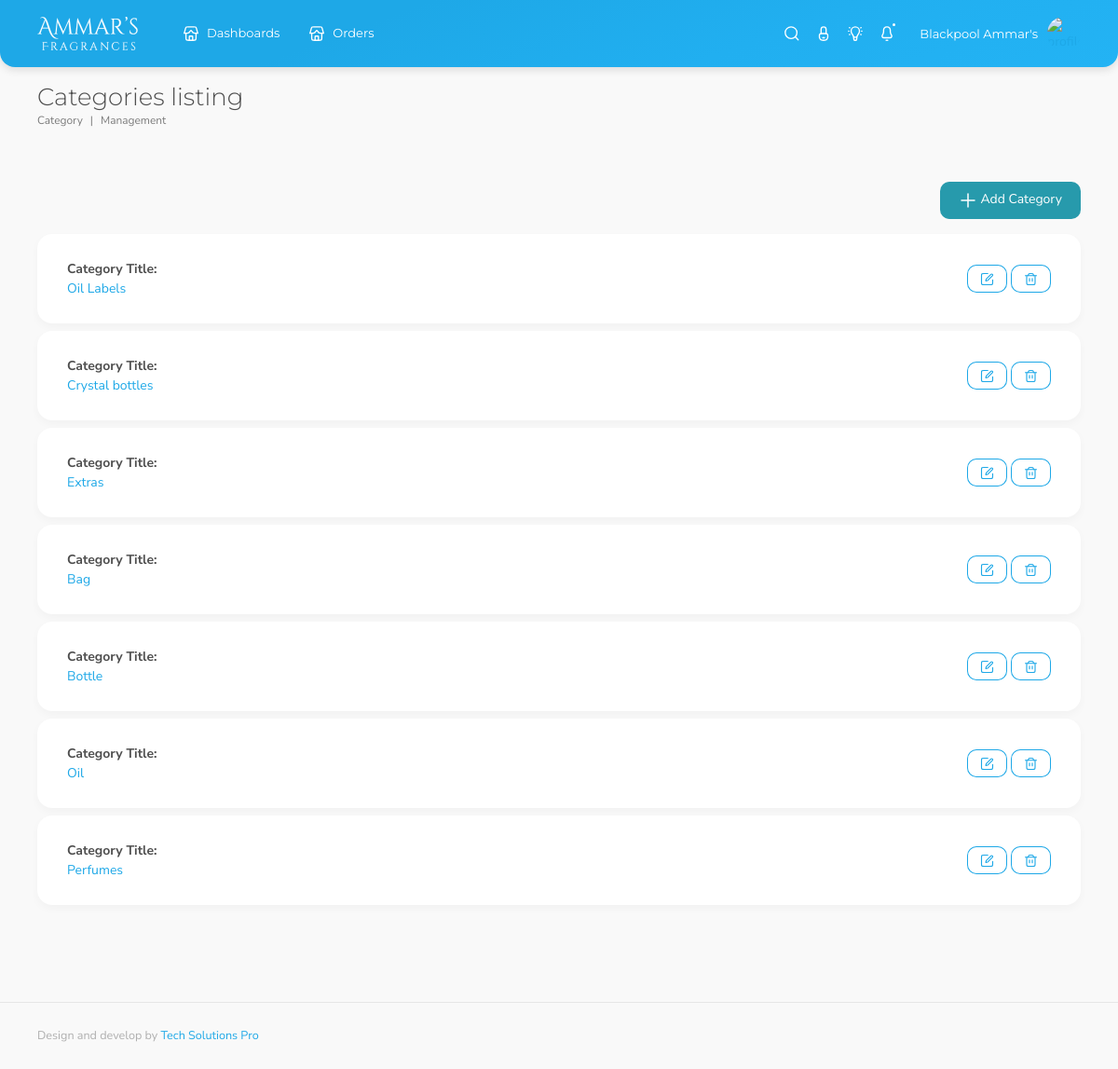
/category.php (signed in), run on the app's committed database.
### tables this page shows
CREATE TABLE `categories` (
  `id` int(11) NOT NULL,
  `name` varchar(255) NOT NULL,
  `status` varchar(100) NOT NULL DEFAULT 'Active',
  `created_at` timestamp NOT NULL DEFAULT current_timestamp()
);

### functions.php (called while the page is built, shortened)
<?php
    function getAllCategoris() {
        global $db;
        $query = "SELECT * FROM categories WHERE status = 'Active' ORDER By id DESC";
        $result = mysqli_query($db, $query);
        $categories = array();
        if ($result) {
            while ($row = mysqli_fetch_assoc($result)) {
                $categories[] = $row;
            }
        }
        return $categories;
    }
?>

### category.php (the view, shortened to what this page needs)
<?php
include('header.php');
$AllCategories = getAllCategoris();
?>
<main>
    <div class="container">
        <div class="row">
            <div class="col-12">
                <div class="page-title-container">
                    <h1 class="mb-0 pb-0 display-4" id="title">Categories listing</h1>
                    <nav class="breadcrumb-container d-inline-block" aria-label="breadcrumb">
                        <ul class="breadcrumb pt-0">
                            <li class="breadcrumb-item"><a href="Dashboards.Default.html">Category</a></li>
                            <li class="breadcrumb-item"><a href="Dashboards.html">Management</a></li>
                        </ul>
                    </nav>
                </div>
            </div>
        </div>
        <div class="row py-5">
            <div class="col-12 col-xl-12 mb-5 ">
                <div class="d-flex justify-content-end">
                    <button class="btn btn-info  mb-3 " type="button" data-bs-toggle="modal"
                        data-bs-target="#closeButtonOutExample">
                        <svg xmlns="http://www.w3.org/2000/svg" width="20" height="20" viewBox="0 0 20 20" fill="none"
                            stroke="currentColor" stroke-width="1.5" stroke-linecap="round" stroke-linejoin="round"
                            class="acorn-icons acorn-icons-plus undefined">
                            <path d="M10 17 10 3M3 10 17 10"></path>
                        </svg>
                        Add Category
                    </button>
                </div>
                <div class="scroll-div">
                    <div>
                        <?php
                        if ($AllCategories) {
                            foreach ($AllCategories as $key => $val):
                                ?>
                                <div class="card mb-2" data-title="Product Card"
                                    data-intro="Here is a product card with buttons!" data-step="2">
                                    <div class="row g-0 sh-12">
                                        <div class="col">
                                            <div class="card-body pt-0 pb-0 h-100">
                                                <div class="row g-0 h-100 align-content-center">
                                                    <div
                                                        class="col-12 col-md-7 d-flex flex-column mb-2 ml-5 mb-md-0 position-static">
                                                        <span class="font-weight-bold"> Category Title: </span>
                                                        <a class="">
                                                            <?php echo $val['name'] ?? '' ?>
                                                        </a>
                                                    </div>
                                                    <div
                                                        class="col-12 col-md-5 d-flex align-items-center justify-content-md-end">
                                                        <button data-product='<?= json_encode($val); ?>'
                                                            class="btn btn-sm btn-icon btn-icon-start btn-outline-primary ms-1 edit-category"
                                                            type="button" data-bs-toggle="modal"
                                                            data-bs-target="#closeButtonOutExample">
                                                            <i data-acorn-icon="edit-square" data-acorn-size="15"></i>
                                                        </button>
                                                        <button data-id="<?php echo $val['id'] ?? '' ?>"
                                                            class="btn btn-sm btn-icon btn-icon-start btn-outline-primary delete-Category ms-1"
                                                            type="button">
                                                            <i data-acorn-icon="bin" data-acorn-size="15"></i>
                                                        </button>
                                                    </div>
                                                </div>
                                            </div>
                                        </div>
                                    </div>
                                </div>
                                <?php
                            endforeach;
                        }
                        ?>
                    </div>
                </div>
            </div>
        </div>
    </div>
</main>
<?php include('footer.php') ?>

### data on the page
categories: name "Oil Labels"
categories: name "Crystal bottles"
categories: name "Extras"
categories: name "Bag"
categories: name "Bottle"
categories: name "Oil"
categories: name "Perfumes"

### other printed values
$_SESSION['user']['name'] "Blackpool Ammar's"
